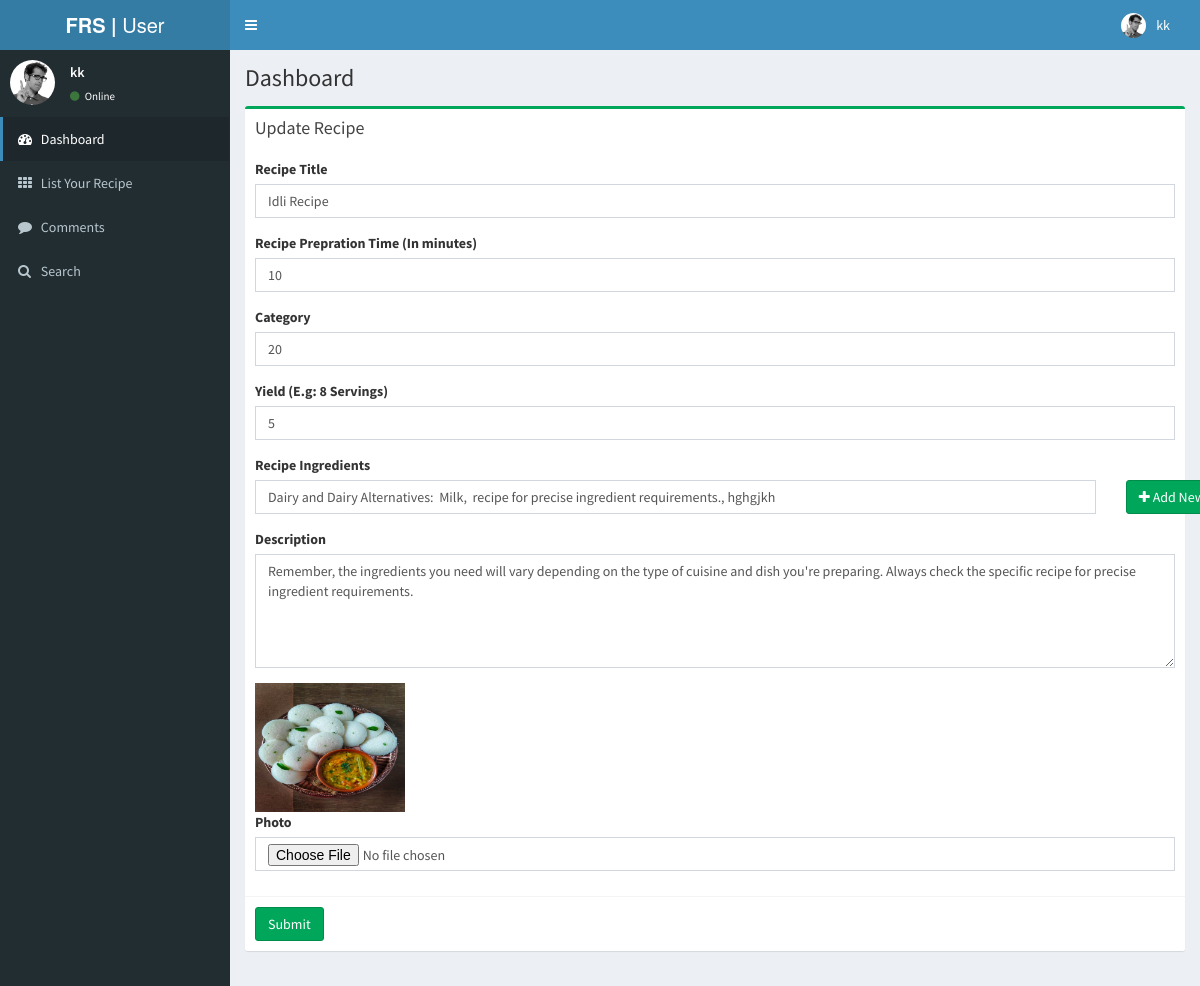
/edit_recipe/2 (signed in), run on the app's committed database.
### myapp/models.py (models this page shows, shortened)
class Recipe(models.Model):
    register = models.ForeignKey(Registration, on_delete=models.CASCADE, null=True, blank=True)
    title = models.CharField(max_length=200, null=True, blank=True)
    pertime = models.CharField(max_length=200, null=True, blank=True)
    cooktime = models.CharField(max_length=200, null=True, blank=True)
    yields = models.CharField(max_length=200, null=True, blank=True)
    ingredients = models.CharField(max_length=500, null=True, blank=True)
    description = models.CharField(max_length=500, null=True, blank=True)
    photo = models.FileField(max_length=200, null=True, blank=True)
    creationdate = models.DateTimeField(auto_now_add=True)

### myapp/views.py (the view, shortened to what this page needs)
# urls.py: path('edit_recipe/<int:pid>', add_recipe, name="edit_recipe"),
@login_required(login_url='/user_Login/')
def add_recipe(request, pid=None):
    recipe = None
    if pid:
        recipe = Recipe.objects.get(id=pid)
    return render(request, 'add_recipe.html', locals())

### myapp/templates/add_recipe.html (shortened to what this page needs)
{% extends 'user_index.html' %}
{% load static %}
{% block body %}
<section class="content">
  <div class="row">
    <div class="col-md-12">
      <div class="box box-success">
        <div class="box-header">
          <h2 class="box-title">{% if pid %}Update{% else %}Add{% endif %} Recipe</h2>
        </div>
        <form role="form" action="" method="post" enctype="multipart/form-data">
          <div class="box-body">
            <div class="form-group">
              <label for="exampleInputEmail1">Recipe Title</label>
              <input type="text" class="form-control" name="title" id="exampleInputEmail1" value="{{recipe.title}}" placeholder="Enter Recipe Title">
            </div>
            <div class="form-group">
              <label for="exampleInputEmail1">Recipe Prepration Time (In minutes)</label>
              <input type="text" class="form-control" name="pertime" id="exampleInputEmail1" value="{{recipe.pertime}}" placeholder="Enter Recipe Prepration Time">
            </div>
            <div class="form-group">
              <label for="exampleInputEmail1">Category</label>
              <input type="text" class="form-control" name="cooktime" id="exampleInputEmail1" value="{{recipe.cooktime}}" placeholder="Category">
            </div>
            <div class="form-group">
              <label for="exampleInputEmail1">Yield (E.g: 8 Servings)</label>
              <input type="text" class="form-control" name="yields" id="exampleInputEmail1" value="{{recipe.yields}}" placeholder="Enter Yield (E.g: 8 Servings)">
            </div>
            <div class="form-group" id="ingredientContainer">
              <label for="exampleInputEmail1">Recipe Ingredients</label>
              <div class="row form-group">
                <div class="col-md-11 pr-0">
                  <input type="text" class="form-control" name="ingredients[]" value="{{recipe.ingredients}}" placeholder="Enter Recipe Ingredients">
                </div>
                <div class="col-md-1 pr-2 pl-0" style="padding-right:10px">
                  <button class="btn btn-success" type="button" id="addIngredient">
                    <i class="fa fa-plus"></i> Add New
                  </button>
                </div>
              </div>
            </div>
            <div class="form-group">
              <label for="exampleInputPassword1">Description</label>
              <textarea type="text" rows="5" class="form-control" name="description" id="exampleInputPassword1" placeholder="Enter Description">{{recipe.description}}</textarea>
            </div>
            <img src="{{recipe.photo.url}}" style="width:150px"><br>
            <div class="form-group">
              <label for="exampleInputPassword1">Photo</label>
              <input type="file" class="form-control" name="photo" id="exampleInputPassword1">
            </div>
          </div>
          <div class="box-footer">
            <button type="submit" class="btn btn-success">Submit</button>
          </div>
        </form>
      </div>
    </div>
  </div>
</section>
{% endblock %}

### myapp/templates/user_index.html (shortened to what this page needs)
<!DOCTYPE html>
{% load static %}
<html>
  <head>
    <link href="{% static 'bootstrap/css/bootstrap.min.css' %}" rel="stylesheet" type="text/css" />
    <link rel="stylesheet" href="https://cdnjs.cloudflare.com/ajax/libs/font-awesome/4.7.0/css/font-awesome.min.css">
    <link href="https://maxcdn.bootstrapcdn.com/font-awesome/4.3.0/css/font-awesome.min.css' %}" rel="stylesheet" type="text/css" />
    <link href="http://code.ionicframework.com/ionicons/2.0.0/css/ionicons.min.css' %}" rel="stylesheet" type="text/css" />
    <link href="{% static 'dist/css/AdminLTE.min.css' %}" rel="stylesheet" type="text/css" />
    <link href="{% static 'dist/css/skins/_all-skins.min.css' %}" rel="stylesheet" type="text/css" />
    <link href="{% static 'plugins/iCheck/flat/blue.css' %}" rel="stylesheet" type="text/css" />
    <link href="{% static 'plugins/morris/morris.css' %}" rel="stylesheet" type="text/css" />
    <link href="{% static 'plugins/jvectormap/jquery-jvectormap-1.2.2.css' %}" rel="stylesheet" type="text/css" />
    <link href="{% static 'plugins/datepicker/datepicker3.css' %}" rel="stylesheet" type="text/css" />
    <link href="{% static 'plugins/daterangepicker/daterangepicker-bs3.css' %}" rel="stylesheet" type="text/css" />
    <link href="{% static 'plugins/bootstrap-wysihtml5/bootstrap3-wysihtml5.min.css' %}" rel="stylesheet" type="text/css" />
  </head>
  <body class="skin-blue">
    <div class="wrapper">
      <header class="main-header">
        <a href="/user_index/" class="logo"><b>FRS |</b> User</a>
        <nav class="navbar navbar-static-top" role="navigation">
          <a href="#" class="sidebar-toggle" data-toggle="offcanvas" role="button">
          </a>
          <div class="navbar-custom-menu">
            <ul class="nav navbar-nav">
              <li class="dropdown user user-menu">
                <a href="#" class="dropdown-toggle" data-toggle="dropdown">
                  <img src="{% static 'dist/img/user2-160x160.jpg' %}" class="user-image" alt="User Image"/>
                  <span class="hidden-xs">{{ request.user.first_name }}</span>
                </a>
              </li>
            </ul>
          </div>
        </nav>
      </header>
      <aside class="main-sidebar">
        <section class="sidebar">
          <div class="user-panel">
            <div class="pull-left image">
              <img src="{% static 'dist/img/user2-160x160.jpg' %}" class="img-circle" alt="User Image" />
            </div>
            <div class="pull-left info">
              <p>{{ request.user.first_name }}</p>
              <a href="#"><i class="fa fa-circle text-success"></i> Online</a>
            </div>
          </div>
          <ul class="sidebar-menu">
            <li class="active treeview">
              <a href="/user_index/"><i class="fa fa-dashboard"></i>
                <span>Dashboard</span>
              </a>
            </li>
            <li class="treeview">
              <a href="#">
                <i class="fa fa-th"></i>
                <span>List Your Recipe</span>
              </a>
            </li>
            <li class="treeview">
              <a href="#">
                <i class="fa fa-comment"></i>
                <span>Comments</span>
              </a>
            </li>
            <li>
              <a href="/search_recipe/">
                <i class="fa fa-search"></i> <span>Search</span>
              </a>
            </li>
           </ul>
        </section>
      </aside>
      <div class="content-wrapper">
        <section class="content-header">
          <h1>
            Dashboard
          </h1>
        </section>
        {% block body %}
        {% endblock %}
      </div>
    </div>
  </body>
</html>

### data on the page
Recipe: title "Idli Recipe", pertime "10", cooktime "20", yields "5", ingredients "Dairy and Dairy Alternatives: Milk, recipe for precise ingredient requirements., hghgjkh", description "Remember, the ingredients you need will vary depending on the type of cuisine and dish you're preparing. Always check the specific recipe for precise ingredient requirements.", photo (picture)

### other printed values
{{ request.user.first_name }} "kk"
